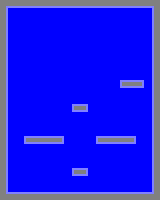

The image is a tile-based game level rendered from a .tmx file. Its description and complete source (layers, tilesets, objects, tile grids) follow:
An orthogonal 20x25 tile map with 8x8 px tiles, 1 tile layer (Capa de patrones 1).

<map version="1.9" tiledversion="1.9.2" orientation="orthogonal" renderorder="right-down" width="20" height="25" tilewidth="8" tileheight="8" infinite="0" nextlayerid="2" nextobjectid="1">
 <tileset firstgid="1" source="tiles_8x8.tsx" />
 <layer id="1" name="Capa de patrones 1" width="20" height="25">
  <data encoding="csv">
18,12,12,12,12,12,12,12,12,12,12,12,12,12,12,12,12,12,12,19,
10,1,1,1,1,1,1,1,1,1,1,1,1,1,1,1,1,1,1,9,
10,1,1,1,1,1,1,1,1,1,1,1,1,1,1,1,1,1,1,9,
10,1,1,1,1,1,1,1,1,1,1,1,1,1,1,1,1,1,1,9,
10,1,1,1,1,1,1,1,1,1,1,1,1,1,1,1,1,1,1,9,
10,1,1,1,1,1,1,1,1,1,1,1,1,1,1,1,1,1,1,9,
10,1,1,1,1,1,1,1,1,1,1,1,1,1,1,1,1,1,1,9,
10,1,1,1,1,1,1,1,1,1,1,1,1,1,1,1,1,1,1,9,
10,1,1,1,1,1,1,1,1,1,1,1,1,1,1,1,1,1,1,9,
10,1,1,1,1,1,1,1,1,1,1,1,1,1,1,1,1,1,1,9,
10,1,1,1,1,1,1,1,1,1,1,1,1,1,1,21,45,37,1,9,
10,1,1,1,1,1,1,1,1,1,1,1,1,1,1,1,1,1,1,9,
10,1,1,1,1,1,1,1,1,1,1,1,1,1,1,1,1,1,1,9,
10,1,1,1,1,1,1,1,1,21,37,1,1,1,1,1,1,1,1,9,
10,1,1,1,1,1,1,1,1,1,1,1,1,1,1,1,1,1,1,9,
10,1,1,1,1,1,1,1,1,1,1,1,1,1,1,1,1,1,1,9,
10,1,1,1,1,1,1,1,1,1,1,1,1,1,1,1,1,1,1,9,
10,1,1,21,45,45,45,37,1,1,1,1,21,45,45,45,37,1,1,9,
10,1,1,1,1,1,1,1,1,1,1,1,1,1,1,1,1,1,1,9,
10,1,1,1,1,1,1,1,1,1,1,1,1,1,1,1,1,1,1,9,
10,1,1,1,1,1,1,1,1,1,1,1,1,1,1,1,1,1,1,9,
10,1,1,1,1,1,1,1,1,21,37,1,1,1,1,1,1,1,1,9,
10,1,1,1,1,1,1,1,1,1,1,1,1,1,1,1,1,1,1,9,
10,1,1,1,1,1,1,1,1,1,1,1,1,1,1,1,1,1,1,9,
17,11,11,11,11,11,11,11,11,11,11,11,11,11,11,11,11,11,11,20
</data>
 </layer>
</map>